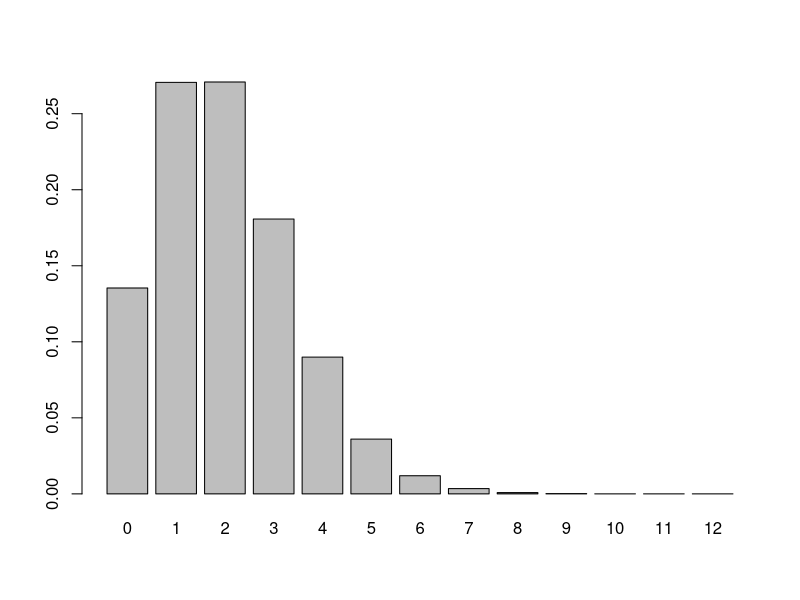
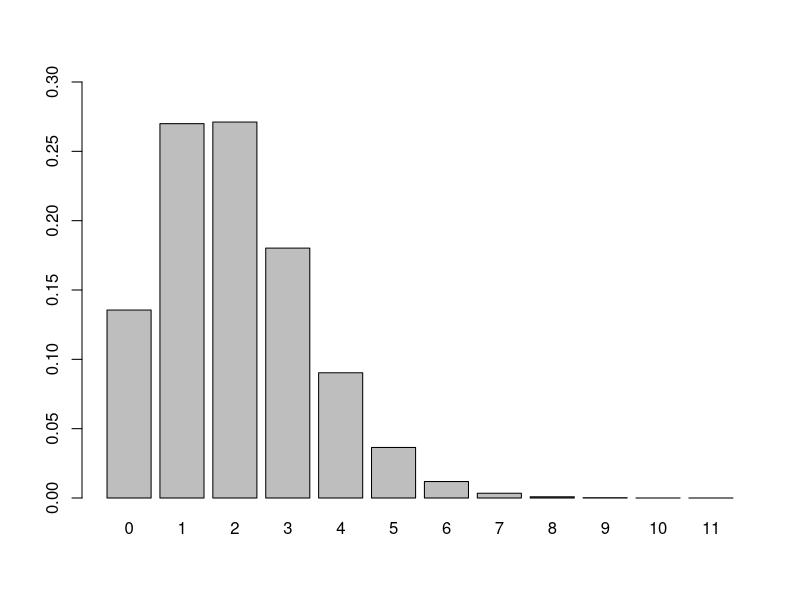

Write the R code that produced these figures, in order.
# challenge for adam - extend to rademacher distribution
rand_matrix_gaus.func <- function(n = 10,d = 10,sd = 1,u = 0) {
  return(matrix(rnorm(n*d,u,sd),nrow = n))
  # warning, message, stop functions
} 


# second challenge - adapt to calculate the p-norm for given p
# challenge for adam - use this function to build a table of norms for mpg - wrapped into a dataframe
vec_norm.func <- function(vec, norm_type) {
  if (length(vec) == 0) {
    stop("Please suppy a vector to calculate the norm of")
  }
  if (missing(norm_type)) {
    message("Setting norm type as L2")
    norm_type = "L2"
  }
  
    if (is.numeric(vec) == F & is.integer(vec) == F) {
      stop("Please supply either a numeric or integer vector")
    } else if (norm_type == "L0") {
      return(length(vec) - sum(vec == 0))
    } else if (norm_type == "L1") {
      return(sum(abs(vec)))
    } else if (norm_type == "L2") {
      return(sqrt(sum(vec ^ 2)))
    } else if (norm_type == "Max") {
      return(max(abs(vec)))
    } else {
      stop("Please supply a recognised norm type")
    }
  }

# always multiple ways to do things... https://www.r-bloggers.com/5-ways-to-measure-running-time-of-r-code/
# investigate efficiency of operations on matrices - is row wise or column wise more costly?
system.time(mean(apply(X = rand_matrix_gaus.func(n = 500,d = 10), MARGIN = 1,FUN = sd)))

# discrete dist
discrete_dist.func <- function(n=5) {
  p <- runif(n = n, min = 0,max = 1)
  sample.vec <- NULL
    for (i in 1:n) {
      if (p[i] <= 0.1) {
        sample.vec[i] <- 0
      } else if (p[i] <= 0.3) {
        sample.vec[i] <- 1
      }  else if (p[i] <= 0.6) {
          sample.vec[i] <- 2
        } else if (p[i] <= 1) {
          sample.vec[i] <- 5
        }
    }
  return(sample.vec)
}

# T3
mean(rbinom(n = 1*10^6,p = 0.6,size = 10))
var(rbinom(n = 1*10^6,p = 0.6,size = 10))
# q = numbers for which probability equal to or below is calculated
# size = number of trials
# prob = chance of success on each trial 
#  1) lower.tail = are you calculating probability up to the given quantile, or calculating probability
#  2) greater than or equal to the given quantile
pbinom(q = c(1,2,3,4,5,6,7,8,9,10),size = 10,prob = 0.6,lower.tail = T)

# density mass plot
barplot(table(rpois(1*10^6,lambda = 2))/(1*10^6))
ppois(lambda = 2, q=3) - sum(ppois(lambda = 2, q=c(2)))


barplot(table(rpois(1*10^6,lambda = 2))/(1*10^6),ylim = c(0,0.3))

ppois(lambda = 2, q=3) - sum(ppois(lambda = 2, q=c(0)))
                             
var(rpois(10000000,lambda = 2))
sd(rpois(10000000,lambda = 2))
